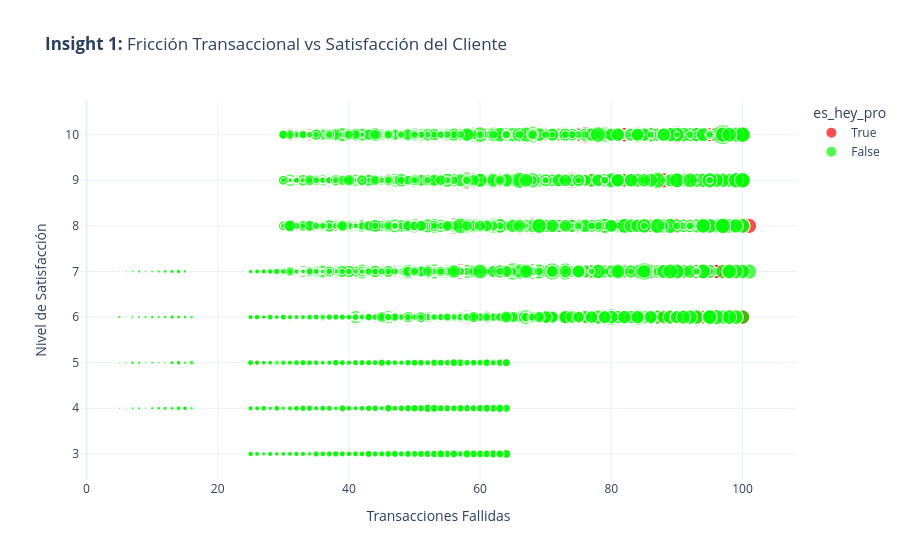

Write notebook code for a chart like this one.
### Code cell
fig1 = px.scatter(master_df, 
                 x="num_rechazos", 
                 y="satisfaccion_1_10",
                 size="gasto_total", 
                 color="es_hey_pro",
                 hover_data=['user_id', 'categoria_top'],
                 title="<b>Insight 1:</b> Fricción Transaccional vs Satisfacción del Cliente",
                 labels={'num_rechazos': 'Transacciones Fallidas', 'satisfaccion_1_10': 'Nivel de Satisfacción'},
                 template="plotly_white", color_discrete_sequence=["#FF0000", "#00FF00"])
fig1.show()

### Figure 1 — Plotly figure (JSON) as saved in the notebook; plotly's stock layout.template omitted (floating-point values rounded to 4 significant figures; data arrays with more than 128 entries replaced by an {"elided": "..."} marker saying what was removed)
{"data": [{"customdata": {"elided": "7345x2 str values"}, "hovertemplate": "es_hey_pro=True<br>Transacciones Fallidas=%{x}<br>Nivel de Satisfacción=%{y}<br>gasto_total=%{marker.size}<br>user_id=%{customdata[0]}<br>categoria_top=%{customdata[1]}<extra></extra>", "legendgroup": "True", "marker": {"color": "#FF0000", "size": {"elided": "7345 float values"}, "sizemode": "area", "sizeref": 3770.0, "symbol": "circle"}, "mode": "markers", "name": "True", "showlegend": true, "type": "scattergl", "x": {"elided": "7345 int values"}, "xaxis": "x", "y": {"elided": "7345 float values"}, "yaxis": "y"}, {"customdata": {"elided": "7680x2 str values"}, "hovertemplate": "es_hey_pro=False<br>Transacciones Fallidas=%{x}<br>Nivel de Satisfacción=%{y}<br>gasto_total=%{marker.size}<br>user_id=%{customdata[0]}<br>categoria_top=%{customdata[1]}<extra></extra>", "legendgroup": "False", "marker": {"color": "#00FF00", "size": {"elided": "7680 float values"}, "sizemode": "area", "sizeref": 3770.0, "symbol": "circle"}, "mode": "markers", "name": "False", "showlegend": true, "type": "scattergl", "x": {"elided": "7680 int values"}, "xaxis": "x", "y": {"elided": "7680 float values"}, "yaxis": "y"}], "layout": {"legend": {"itemsizing": "constant", "title": {"text": "es_hey_pro"}, "tracegroupgap": 0}, "title": {"text": "<b>Insight 1:</b> Fricción Transaccional vs Satisfacción del Cliente"}, "xaxis": {"anchor": "y", "domain": [0, 1], "title": {"text": "Transacciones Fallidas"}}, "yaxis": {"anchor": "x", "domain": [0, 1], "title": {"text": "Nivel de Satisfacción"}}}}
